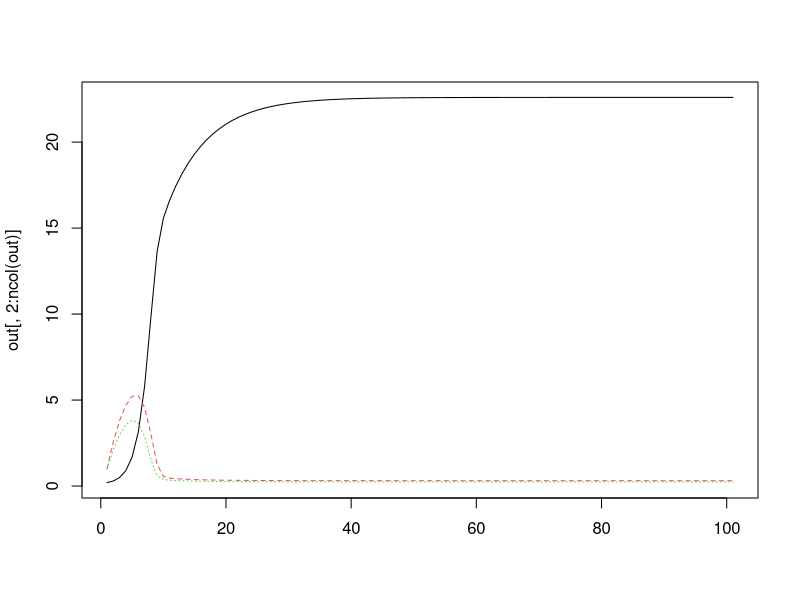

The R source for this figure:
library(deSolve)
library(tidyverse)

# MacArthur Model with Constant Supply & MM Response
const_supply_model <- function(t, state, parameters) {
  with(as.list(c(state, parameters)), {
    N <- state[1:n_cons]
    R <- state[(n_cons+1):(n_cons+n_res)]
    
    uptake <- sweep(matrix(C, nrow=n_cons), 2, R / (k + R), "*")
    
    dR <- omega - delta*R - colSums(N*uptake)
    dN <- N*(rowSums(uptake) - m)
    
    return(list(c(dN, dR)))
  })
}

# Parameters
params <- list(
  n_cons = 1, n_res = 2,
  omega = c(2.0, 1.5), # Constant inflow rate
  delta = c(0.2, 0.2), # Dilution/decay rate
  C = matrix(c(0.5, 0.6), nrow=1), 
  k = c(1.5, 2.0), 
  m = 0.15
)

initial_state <- c(N = 0.2, R = c(1, 1))
times <- seq(0, 100, by = 1)

out <- as.data.frame(ode(y = initial_state, times = times, 
                         func = const_supply_model, parms = params))

matplot(out[,2:ncol(out)],type='l')
